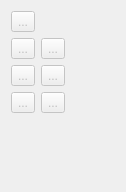
      <widget class="QWidget" name="page_7">
       <property name="geometry">
        <rect>
         <x>0</x>
         <y>0</y>
         <width>126</width>
         <height>192</height>
        </rect>
       </property>
       <attribute name="icon">
        <iconset resource="../../libs/vmisc/share/resources/icon.qrc">
         <normaloff>:/icon/16x16/operations.png</normaloff>:/icon/16x16/operations.png</iconset>
       </attribute>
       <attribute name="label">
        <string>Operations</string>
       </attribute>
       <attribute name="toolTip">
        <string>Operations</string>
       </attribute>
       <layout class="QFormLayout" name="formLayout_7">
        <item row="0" column="0">
         <widget class="QToolButton" name="toolButtonPointerOperations">
          <property name="enabled">
           <bool>false</bool>
          </property>
          <property name="toolTip">
           <string>Tool pointer</string>
          </property>
          <property name="text">
           <string notr="true">...</string>
          </property>
          <property name="icon">
           <iconset resource="../../libs/vmisc/share/resources/icon.qrc">
            <normaloff>:/icon/32x32/arrow_cursor.png</normaloff>:/icon/32x32/arrow_cursor.png</iconset>
          </property>
          <property name="iconSize">
           <size>
            <width>32</width>
            <height>32</height>
           </size>
          </property>
          <property name="checkable">
           <bool>true</bool>
          </property>
         </widget>
        </item>
        <item row="1" column="0">
         <widget class="QToolButton" name="toolButtonGroup">
          <property name="enabled">
           <bool>false</bool>
          </property>
          <property name="toolTip">
           <string>Create new group</string>
          </property>
          <property name="text">
           <string notr="true">...</string>
          </property>
          <property name="icon">
           <iconset resource="share/resources/toolicon.qrc">
            <normaloff>:/toolicon/32x32/group_plus.png</normaloff>:/toolicon/32x32/group_plus.png</iconset>
          </property>
          <property name="iconSize">
           <size>
            <width>32</width>
            <height>32</height>
           </size>
          </property>
          <property name="checkable">
           <bool>true</bool>
          </property>
         </widget>
        </item>
        <item row="1" column="1">
         <widget class="QToolButton" name="toolButtonRotation">
          <property name="enabled">
           <bool>false</bool>
          </property>
          <property name="toolTip">
           <string>Rotate objects</string>
          </property>
          <property name="text">
           <string notr="true">...</string>
          </property>
          <property name="icon">
           <iconset resource="share/resources/toolicon.qrc">
            <normaloff>:/toolicon/32x32/rotation.png</normaloff>:/toolicon/32x32/rotation.png</iconset>
          </property>
          <property name="iconSize">
           <size>
            <width>32</width>
            <height>32</height>
           </size>
          </property>
          <property name="checkable">
           <bool>true</bool>
          </property>
         </widget>
        </item>
        <item row="2" column="0">
         <widget class="QToolButton" name="toolButtonFlippingByLine">
          <property name="enabled">
           <bool>false</bool>
          </property>
          <property name="toolTip">
           <string>Flipping objects by line</string>
          </property>
          <property name="text">
           <string notr="true">...</string>
          </property>
          <property name="icon">
           <iconset resource="share/resources/toolicon.qrc">
            <normaloff>:/toolicon/32x32/flipping_line.png</normaloff>:/toolicon/32x32/flipping_line.png</iconset>
          </property>
          <property name="iconSize">
           <size>
            <width>32</width>
            <height>32</height>
           </size>
          </property>
          <property name="checkable">
           <bool>true</bool>
          </property>
         </widget>
        </item>
        <item row="2" column="1">
         <widget class="QToolButton" name="toolButtonFlippingByAxis">
          <property name="enabled">
           <bool>false</bool>
          </property>
          <property name="toolTip">
           <string>Flipping objects by axis</string>
          </property>
          <property name="text">
           <string notr="true">...</string>
          </property>
          <property name="icon">
           <iconset resource="share/resources/toolicon.qrc">
            <normaloff>:/toolicon/32x32/flipping_axis.png</normaloff>:/toolicon/32x32/flipping_axis.png</iconset>
          </property>
          <property name="iconSize">
           <size>
            <width>32</width>
            <height>32</height>
           </size>
          </property>
          <property name="checkable">
           <bool>true</bool>
          </property>
         </widget>
        </item>
        <item row="3" column="0">
         <widget class="QToolButton" name="toolButtonMove">
          <property name="enabled">
           <bool>false</bool>
          </property>
          <property name="toolTip">
           <string>Move objects</string>
          </property>
          <property name="text">
           <string notr="true">...</string>
          </property>
          <property name="icon">
           <iconset resource="share/resources/toolicon.qrc">
            <normaloff>:/toolicon/32x32/move.png</normaloff>:/toolicon/32x32/move.png</iconset>
          </property>
          <property name="iconSize">
           <size>
            <width>32</width>
            <height>32</height>
           </size>
          </property>
          <property name="checkable">
           <bool>true</bool>
          </property>
         </widget>
        </item>
        <item row="3" column="1">
         <widget class="QToolButton" name="toolButtonTrueDarts">
          <property name="enabled">
           <bool>false</bool>
          </property>
          <property name="toolTip">
           <string>True darts</string>
          </property>
          <property name="text">
           <string notr="true">...</string>
          </property>
          <property name="icon">
           <iconset resource="share/resources/toolicon.qrc">
            <normaloff>:/toolicon/32x32/true_darts.png</normaloff>:/toolicon/32x32/true_darts.png</iconset>
          </property>
          <property name="iconSize">
           <size>
            <width>32</width>
            <height>32</height>
           </size>
          </property>
          <property name="checkable">
           <bool>true</bool>
          </property>
         </widget>
        </item>
       </layout>
      </widget>
